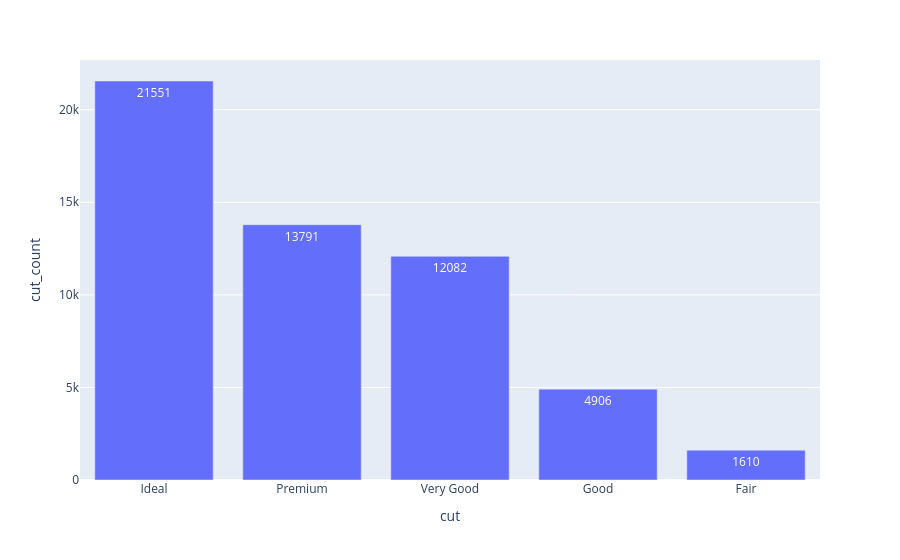

Here is the notebook cell this chart was saved with:
### Code cell
px.bar(data  , x='cut' , y='cut_count' , text='cut_count')

### Figure 1 — Plotly figure (JSON) as saved in the notebook; plotly's stock layout.template omitted (floating-point values rounded to 4 significant figures)
{"data": [{"hovertemplate": "cut=%{x}<br>cut_count=%{text}<extra></extra>", "legendgroup": "", "marker": {"color": "#636efa", "pattern": {"shape": ""}}, "name": "", "orientation": "v", "showlegend": false, "text": [21550.0, 13790.0, 12080.0, 4906.0, 1610.0], "textposition": "auto", "type": "bar", "x": ["Ideal", "Premium", "Very Good", "Good", "Fair"], "xaxis": "x", "y": [21551, 13791, 12082, 4906, 1610], "yaxis": "y"}], "layout": {"barmode": "relative", "legend": {"tracegroupgap": 0}, "margin": {"t": 60}, "xaxis": {"anchor": "y", "domain": [0, 1], "title": {"text": "cut"}}, "yaxis": {"anchor": "x", "domain": [0, 1], "title": {"text": "cut_count"}}}}
